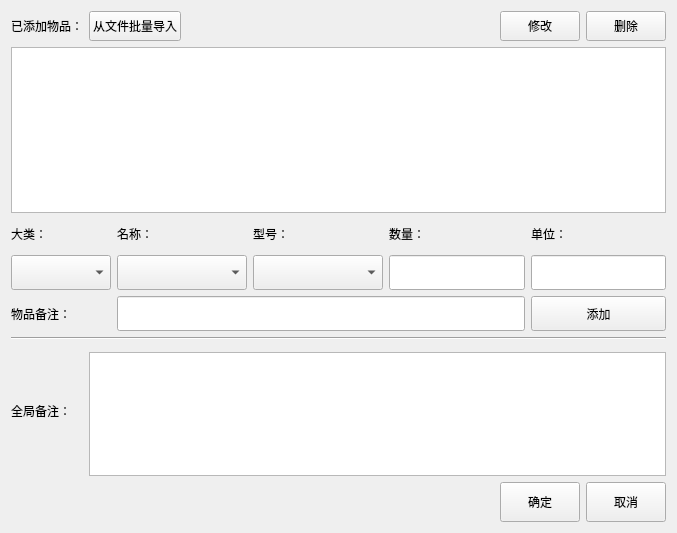
<?xml version="1.0" encoding="UTF-8"?>
<ui version="4.0">
 <class>NewItemOrder</class>
 <widget class="QWidget" name="NewItemOrder">
  <property name="geometry">
   <rect>
    <x>0</x>
    <y>0</y>
    <width>677</width>
    <height>533</height>
   </rect>
  </property>
  <property name="windowTitle">
   <string>Form</string>
  </property>
  <layout class="QGridLayout" name="gridLayout">
   <item row="3" column="0" colspan="8">
    <widget class="Line" name="line">
     <property name="orientation">
      <enum>Qt::Horizontal</enum>
     </property>
    </widget>
   </item>
   <item row="1" column="0" colspan="8">
    <widget class="QTableWidget" name="itemTable">
     <property name="editTriggers">
      <set>QAbstractItemView::DoubleClicked</set>
     </property>
     <property name="selectionMode">
      <enum>QAbstractItemView::SingleSelection</enum>
     </property>
     <property name="selectionBehavior">
      <enum>QAbstractItemView::SelectRows</enum>
     </property>
     <property name="textElideMode">
      <enum>Qt::ElideMiddle</enum>
     </property>
     <property name="sortingEnabled">
      <bool>true</bool>
     </property>
     <attribute name="horizontalHeaderVisible">
      <bool>true</bool>
     </attribute>
     <attribute name="verticalHeaderVisible">
      <bool>true</bool>
     </attribute>
    </widget>
   </item>
   <item row="2" column="0" colspan="8">
    <layout class="QGridLayout" name="Layout_add">
     <item row="1" column="3">
      <widget class="QLineEdit" name="numEdit">
       <property name="minimumSize">
        <size>
         <width>0</width>
         <height>35</height>
        </size>
       </property>
      </widget>
     </item>
     <item row="0" column="1">
      <widget class="QLabel" name="label_4">
       <property name="text">
        <string>名称：</string>
       </property>
      </widget>
     </item>
     <item row="2" column="1" colspan="3">
      <widget class="QLineEdit" name="itemMoreEdit">
       <property name="minimumSize">
        <size>
         <width>0</width>
         <height>35</height>
        </size>
       </property>
      </widget>
     </item>
     <item row="0" column="2">
      <widget class="QLabel" name="label_5">
       <property name="text">
        <string>型号：</string>
       </property>
      </widget>
     </item>
     <item row="0" column="3">
      <widget class="QLabel" name="label_6">
       <property name="text">
        <string>数量：</string>
       </property>
      </widget>
     </item>
     <item row="2" column="0">
      <widget class="QLabel" name="label_10">
       <property name="text">
        <string>物品备注：</string>
       </property>
      </widget>
     </item>
     <item row="0" column="0">
      <widget class="QLabel" name="label_3">
       <property name="minimumSize">
        <size>
         <width>0</width>
         <height>30</height>
        </size>
       </property>
       <property name="text">
        <string>大类：</string>
       </property>
      </widget>
     </item>
     <item row="2" column="4">
      <widget class="QPushButton" name="addItem">
       <property name="minimumSize">
        <size>
         <width>0</width>
         <height>35</height>
        </size>
       </property>
       <property name="text">
        <string>添加</string>
       </property>
      </widget>
     </item>
     <item row="0" column="4">
      <widget class="QLabel" name="label_1">
       <property name="text">
        <string>单位：</string>
       </property>
      </widget>
     </item>
     <item row="1" column="0">
      <widget class="HintComboBox" name="resBox">
       <property name="minimumSize">
        <size>
         <width>100</width>
         <height>35</height>
        </size>
       </property>
      </widget>
     </item>
     <item row="1" column="1">
      <widget class="HintComboBox" name="nameBox">
       <property name="minimumSize">
        <size>
         <width>130</width>
         <height>35</height>
        </size>
       </property>
       <property name="maximumSize">
        <size>
         <width>16777215</width>
         <height>16777215</height>
        </size>
       </property>
      </widget>
     </item>
     <item row="1" column="2">
      <widget class="HintComboBox" name="typeBox">
       <property name="minimumSize">
        <size>
         <width>130</width>
         <height>35</height>
        </size>
       </property>
      </widget>
     </item>
     <item row="1" column="4">
      <widget class="QLineEdit" name="unitsEdit">
       <property name="minimumSize">
        <size>
         <width>0</width>
         <height>35</height>
        </size>
       </property>
      </widget>
     </item>
    </layout>
   </item>
   <item row="6" column="0" colspan="7">
    <spacer name="horizontalSpacer">
     <property name="orientation">
      <enum>Qt::Horizontal</enum>
     </property>
     <property name="sizeHint" stdset="0">
      <size>
       <width>452</width>
       <height>39</height>
      </size>
     </property>
    </spacer>
   </item>
   <item row="6" column="7">
    <layout class="QHBoxLayout" name="Layout_conferm">
     <item>
      <widget class="QPushButton" name="confirm">
       <property name="minimumSize">
        <size>
         <width>0</width>
         <height>40</height>
        </size>
       </property>
       <property name="maximumSize">
        <size>
         <width>100</width>
         <height>16777215</height>
        </size>
       </property>
       <property name="text">
        <string>确定</string>
       </property>
      </widget>
     </item>
     <item>
      <widget class="QPushButton" name="cancel">
       <property name="minimumSize">
        <size>
         <width>0</width>
         <height>40</height>
        </size>
       </property>
       <property name="maximumSize">
        <size>
         <width>100</width>
         <height>16777215</height>
        </size>
       </property>
       <property name="text">
        <string>取消</string>
       </property>
      </widget>
     </item>
    </layout>
   </item>
   <item row="0" column="0">
    <widget class="QLabel" name="label">
     <property name="text">
      <string>已添加物品：</string>
     </property>
    </widget>
   </item>
   <item row="4" column="0" rowspan="2">
    <widget class="QLabel" name="label_9">
     <property name="text">
      <string>全局备注：</string>
     </property>
    </widget>
   </item>
   <item row="5" column="1" colspan="7">
    <widget class="QTextEdit" name="moreEdit">
     <property name="maximumSize">
      <size>
       <width>16777215</width>
       <height>150</height>
      </size>
     </property>
    </widget>
   </item>
   <item row="0" column="1" colspan="7">
    <layout class="QHBoxLayout" name="Layout_change">
     <item>
      <widget class="QPushButton" name="pushButton">
       <property name="minimumSize">
        <size>
         <width>0</width>
         <height>30</height>
        </size>
       </property>
       <property name="text">
        <string>从文件批量导入</string>
       </property>
      </widget>
     </item>
     <item>
      <spacer name="horizontalSpacer_2">
       <property name="orientation">
        <enum>Qt::Horizontal</enum>
       </property>
       <property name="sizeHint" stdset="0">
        <size>
         <width>40</width>
         <height>20</height>
        </size>
       </property>
      </spacer>
     </item>
     <item>
      <widget class="QPushButton" name="changeItem">
       <property name="minimumSize">
        <size>
         <width>0</width>
         <height>30</height>
        </size>
       </property>
       <property name="text">
        <string>修改</string>
       </property>
      </widget>
     </item>
     <item>
      <widget class="QPushButton" name="deleteItem">
       <property name="minimumSize">
        <size>
         <width>0</width>
         <height>30</height>
        </size>
       </property>
       <property name="text">
        <string>删除</string>
       </property>
      </widget>
     </item>
    </layout>
   </item>
  </layout>
 </widget>
 <customwidgets>
  <customwidget>
   <class>HintComboBox</class>
   <extends>QComboBox</extends>
   <header location="global">hintcombobox.h</header>
  </customwidget>
 </customwidgets>
 <resources/>
 <connections/>
</ui>
